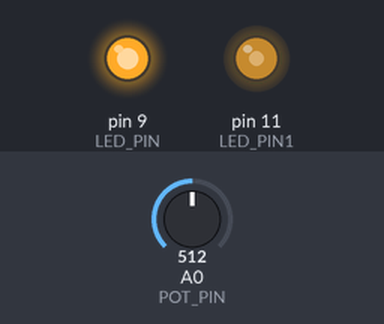
Simulated run of this sketch. Board: Arduino Uno, built with avr-gcc and run on an emulated ATmega328P. Parts: output pins drawn as LEDs (lit = HIGH). The inputs (shaded band) are chosen by the test bench; at power-on: A0 (POT_PIN) = 512.

Above: at 1.2 s.
1.3 s: A0 (POT_PIN) set to 716
At 1.6 s:
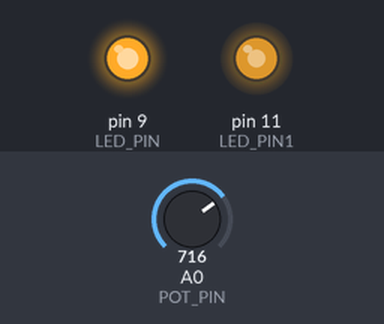
2.8 s: A0 (POT_PIN) set to 900
At 3.9 s:
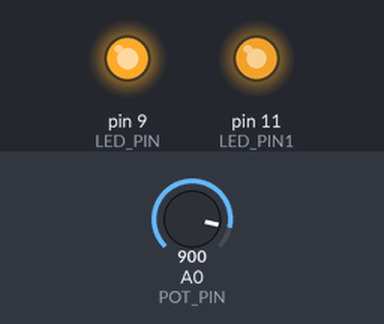
4.3 s: A0 (POT_PIN) set to 122
At 5.1 s:
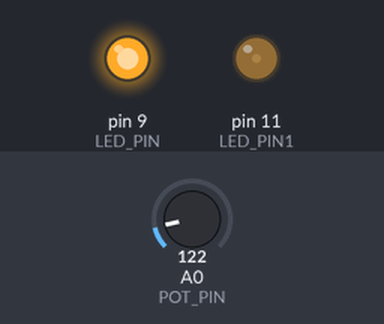
5.8 s: A0 (POT_PIN) set to 0
At 6.2 s:
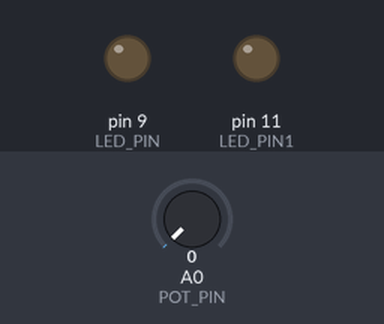
Timing chart, 0 to 8.3 s (numbered marks = the images above; inputs shaded):
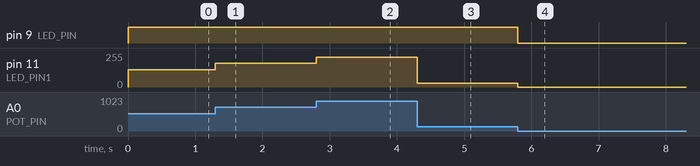

Measured:
- after the input at 1.3 s, pin 11 (LED_PIN1): 128/255 → 179/255 at once
- after the input at 2.8 s, pin 11 (LED_PIN1): 179/255 → 225/255 at once
- after the input at 4.3 s, pin 11 (LED_PIN1): 225/255 → 30/255 at once
- after the input at 5.8 s, pin 9 (LED_PIN): HIGH → LOW at once; pin 11 (LED_PIN1): 30/255 → 0/255 at once

The sketch:

task.ino
```cpp
#define LED_PIN  9
#define POT_PIN  A0
#define LED_PIN1 11

void setup(){
  pinMode(LED_PIN,OUTPUT);
  pinMode(POT_PIN,INPUT);
  pinMode(LED_PIN,OUTPUT);
}
void loop(){
  int rotation,brightness,rot1,brightness1;
  rotation=analogRead(POT_PIN);
  brightness=-rotation/4;
  analogWrite(LED_PIN,brightness);


  rot1=analogRead(POT_PIN);
  brightness1=-rot1/-4;

  analogWrite(LED_PIN1,brightness1);
}
```
